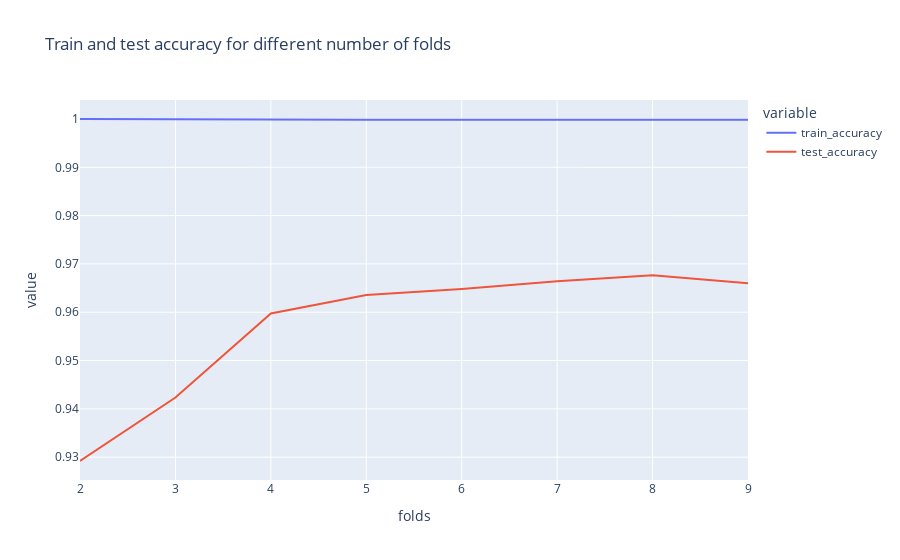

Here is the notebook cell this chart was saved with:
### Code cell
import plotly.express as px

best_params = clf.best_params_

# build model
etc = ExtraTreesClassifier(**best_params)

# run with 1 to 10 fold cv and plot the train and test accuracy for each
from sklearn.model_selection import cross_validate

all_scores = []

for cv in range(2, 10):
    scores = cross_validate(etc, X, y, cv=cv, scoring="accuracy", return_train_score=True)
    print(f"CV = {cv}:\n\tTrain accuracy = {round(scores['train_score'].mean(), 2)}\n\tTest accuracy = {round(scores['test_score'].mean(), 2)}")
    all_scores.append({
        "folds": cv,
        "train_accuracy": scores["train_score"].mean(),
        "test_accuracy": scores["test_score"].mean()
    })


# plot the results
all_scores_df = pd.DataFrame.from_dict(all_scores)
px.line(all_scores_df, x="folds", y=["train_accuracy", "test_accuracy"], title="Train and test accuracy for different number of folds")

### Figure 1 — Plotly figure (JSON) as saved in the notebook; plotly's stock layout.template omitted (floating-point values rounded to 4 significant figures)
{"data": [{"hovertemplate": "variable=train_accuracy<br>folds=%{x}<br>value=%{y}<extra></extra>", "legendgroup": "train_accuracy", "line": {"color": "#636efa", "dash": "solid"}, "marker": {"symbol": "circle"}, "mode": "lines", "name": "train_accuracy", "orientation": "v", "showlegend": true, "type": "scatter", "x": [2, 3, 4, 5, 6, 7, 8, 9], "xaxis": "x", "y": [1, 0.9999, 0.9999, 0.9998, 0.9998, 0.9998, 0.9998, 0.9998], "yaxis": "y"}, {"hovertemplate": "variable=test_accuracy<br>folds=%{x}<br>value=%{y}<extra></extra>", "legendgroup": "test_accuracy", "line": {"color": "#EF553B", "dash": "solid"}, "marker": {"symbol": "circle"}, "mode": "lines", "name": "test_accuracy", "orientation": "v", "showlegend": true, "type": "scatter", "x": [2, 3, 4, 5, 6, 7, 8, 9], "xaxis": "x", "y": [0.9292, 0.9424, 0.9597, 0.9636, 0.9648, 0.9664, 0.9676, 0.966], "yaxis": "y"}], "layout": {"legend": {"title": {"text": "variable"}, "tracegroupgap": 0}, "title": {"text": "Train and test accuracy for different number of folds"}, "xaxis": {"anchor": "y", "domain": [0, 1], "title": {"text": "folds"}}, "yaxis": {"anchor": "x", "domain": [0, 1], "title": {"text": "value"}}}}
